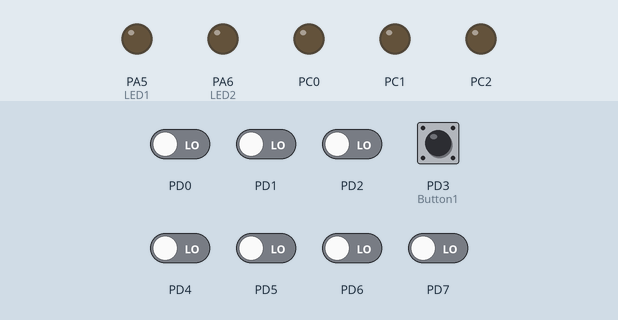
Simulated run of this program. Board: ATmega32, built with avr-gcc and emulated at 16 MHz (the files do not name the chip). On the bench: output pins drawn as LEDs (lit = HIGH). The test bench sets the inputs (shaded band); at power-on: PD3 (Button1) HIGH, PD0–2, PD4–7 LOW.

Above: at 1.2 s.
1.3 s: PD3 (Button1) pulled LOW for 0.15 s
At 2.1 s:
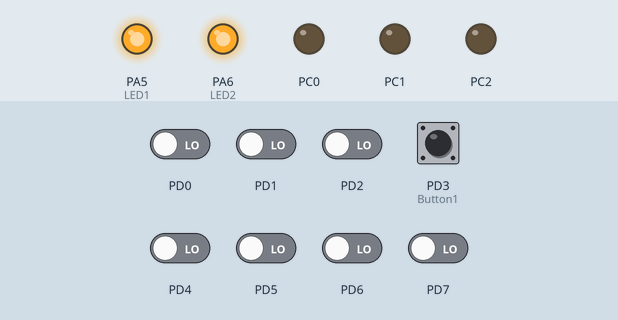
2.9 s: PD3 (Button1) pulled LOW for 1 s
At 3.3 s:
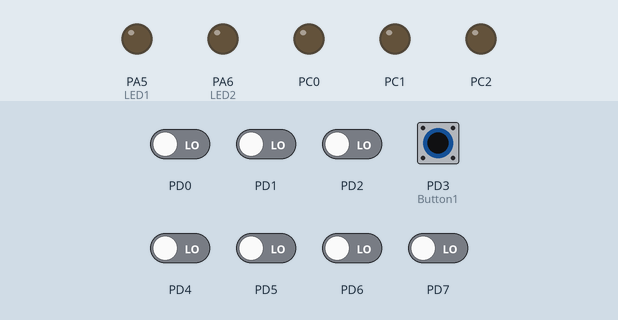
Timing chart, 0 to 5.9 s (numbered marks = the images above; inputs shaded):
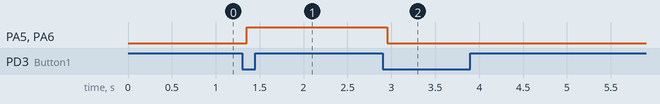

Measured:
- after the input at 1.3 s, PA5 (LED1), PA6 (LED2): LOW → HIGH after 0.05 s
- after the input at 2.9 s, PA5 (LED1), PA6 (LED2): HIGH → LOW after 0.05 s

The program:

main.c
```c
/******************************************************************************
 * Module: Application
 * File Name: main.c
 * Description: Source file for the Application logic
 * Author: Abdelrahman Arafa
 * Email: engarafa55@gmail.com
 ******************************************************************************/

/*******************************************************************************
 *                                   Includes                                  *
 *******************************************************************************/
#include "AppConfig.h"
#include "../Includes/STD_LIBRARIES.h"

/*******************************************************************************
 *                               Global Variables                              *
 *******************************************************************************/
LED_t LED1 = { .Port = DIO_PORTA, .Pin = DIO_PIN5 };
LED_t LED2 = { .Port = DIO_PORTA, .Pin = DIO_PIN6 };
PB_t Button1 = { .Port = DIO_PORTD, .Pin = DIO_PIN3 };

/*******************************************************************************
 *                             Functions Definitions                           *
 *******************************************************************************/

/**
 * @brief  The main function of the application.
 * @param  void
 * @return int
 */
int main(void)
{
    DIO_init();

    PB_State_t btn_state = PB_RELEASED;

    while(1)
    {
        PB_read(&Button1, &btn_state);

        if (btn_state == PB_PRESSED)
        {
            _delay_ms(50);

            PB_read(&Button1, &btn_state);
            if (btn_state == PB_PRESSED)
            {
                LED_toggle(&LED1);
                LED_toggle(&LED2);

                while(btn_state == PB_PRESSED)
                {
                    PB_read(&Button1, &btn_state);
                }
            }
        }
    }

    return 0;
}
```

BIT_MACROS.h
```c
/******************************************************************************
 * Module: Common
 * File Name: BIT_MACROS.h
 * Description: Header file for common bit manipulation macros
 * Author: Abdelrahman Arafa
 * Email: engarafa55@gmail.com
 ******************************************************************************/
#ifndef BIT_MACROS_H_
#define BIT_MACROS_H_

/*******************************************************************************
 *                              Macro Declarations                             *
 *******************************************************************************/

#define BIT_MASK         (uint8)1
#define PORT_MASK        (uint8)0xFF
#define MAX_PORT_NUM     (uint8)4
#define MAX_PIN_NUM      (uint8)8
#define MAX_LOGIC_NUM    (uint8)1
#define MAX_STATE_NUM    (uint8)1

/*******************************************************************************
 *                         Macro Functions Declarations                        *
 *******************************************************************************/

/** @brief Sets a certain bit in any register. */
#define SET_BIT(REG,BIT)        (REG|=(BIT_MASK<<BIT))

/** @brief Clears a certain bit in any register. */
#define CLEAR_BIT(REG,BIT)      (REG&=(~(BIT_MASK<<BIT)))

/** @brief Toggles a certain bit in any register. */
#define TOGGLE_BIT(REG,BIT)     (REG^=(BIT_MASK<<BIT))

/** @brief Reads a certain bit in any register. */
#define READ_BIT(REG,BIT)       ((REG >> BIT) & BIT_MASK)

/** @brief Rotates right the register value with specific number of rotates. */
#define ROR(REG,num)            (REG= (REG>>num) | (REG<<(MAX_PIN_NUM - num)))

/** @brief Rotates left the register value with specific number of rotates. */
#define ROL(REG,num)            (REG= (REG<<num) | (REG>>(MAX_PIN_NUM - num)))

/** @brief Checks if a specific bit is set in any register and returns true if yes. */
#define BIT_IS_SET(REG,BIT)     (REG & (BIT_MASK<<BIT))

/** @brief Checks if a specific bit is cleared in any register and returns true if yes. */
#define BIT_IS_CLEAR(REG,BIT)   (!(REG & (BIT_MASK<<BIT)))

/* Access these special function registers of the AVR microcontroller */
#define SFR_IO8(io_addr) MMIO_BYTE((io_addr) + SFR_OFFSET)

/* Access these special function registers of the AVR microcontroller */
#define SFR_IO16(io_addr) MMIO_WORD((io_addr) + SFR_OFFSET)

/* Read or write a single byte of data from/to a memory-mapped I/O address */
#define MMIO_BYTE(mem_addr) (*(volatile uint8 *)(mem_addr))

/* Read or write a single byte of data from/to a memory-mapped I/O address */
#define MMIO_WORD(mem_addr) (*(volatile uint16 *)(mem_addr))

#ifndef SFR_OFFSET
#define SFR_OFFSET 0x20
#endif

#endif /* BIT_MACROS_H_ */
```

STD_LIBRARIES.h
```c
/******************************************************************************
 * Module: Common
 * File Name: STD_LIBRARIES.h
 * Description: Header file for standard library includes
 * Author: Abdelrahman Arafa
 * Email: engarafa55@gmail.com
 ******************************************************************************/

#ifndef STD_LIBRARIES_H_
#define	STD_LIBRARIES_H_

/*******************************************************************************
 *                                   Includes                                  *
 *******************************************************************************/

#include "DEVICE_CONFIG.h"
#include <util/delay.h>
#include <avr/interrupt.h>
#include <string.h>

#endif	/* STD_LIBRARIES_H_ */
```

AppConfig.c
```c
/******************************************************************************
 * Module: Application
 * File Name: AppConfig.c
 * Description: Source file for the Application driver
 * Author: Abdelrahman Arafa
 * Email: engarafa55@gmail.com
 ******************************************************************************/

#include "AppConfig.h"
```

AppConfig.h
```c
/******************************************************************************
 * Module: Application
 * File Name: AppConfig.h
 * Description: Header file for the Application configuration
 * Author: Abdelrahman Arafa
 * Email: engarafa55@gmail.com
 ******************************************************************************/

#ifndef APP_CONFIG_H_
#define APP_CONFIG_H_

/*******************************************************************************
 *                                   Includes                                  *
 *******************************************************************************/
#include "../MCAL/DIO/DIO_interface.h"
#include "../HAL/LED/LED_interface.h"
#include "../HAL/PB/PB_interface.h"

#endif /* APP_CONFIG_H_ */
```

DEVICE_CONFIG.h
```c
/******************************************************************************
 * Module: Common
 * File Name: DEVICE_CONFIG.h
 * Description: Header file for device configuration
 * Author: Abdelrahman Arafa
 * Email: engarafa55@gmail.com
 ******************************************************************************/

#ifndef DEVICE_CONFIG_H_
#define DEVICE_CONFIG_H_

/*******************************************************************************
 *                              Macro Declarations                             *
 *******************************************************************************/

#ifndef F_CPU
#define F_CPU 16000000UL
#endif

#endif	/* DEVICE_CONFIG_H_ */
```

LED_interface.h
```c
/******************************************************************************
 * Module: LED
 * File Name: LED_interface.h
 * Description: Header file for the LED driver
 * Author: Abdelrahman Arafa
 * Email: engarafa55@gmail.com
 ******************************************************************************/

#ifndef LED_INTERFACE_H_
#define LED_INTERFACE_H_

/*******************************************************************************
 *                                   Includes                                  *
 *******************************************************************************/
#include "../../MCAL/DIO/DIO_interface.h"

/*******************************************************************************
 *                            Data Types Declaration                           *
 *******************************************************************************/

typedef struct {
  DIO_Port_t Port;
  DIO_Pin_t  Pin;
} LED_t;

/*******************************************************************************
 *                        Software Interfaces Declarations                     *
 *******************************************************************************/

/**
 * @brief  Turns on the specified LED.
 * @param  led Pointer to the LED object.
 * @return Std_ReturnType Error Status
 */
Std_ReturnType LED_turnOn(const LED_t *led);

/**
 * @brief  Turns off the specified LED.
 * @param  led Pointer to the LED object.
 * @return Std_ReturnType Error Status
 */
Std_ReturnType LED_turnOff(const LED_t *led);

/**
 * @brief  Toggles the state of the specified LED.
 * @param  led Pointer to the LED object.
 * @return Std_ReturnType Error Status
 */
Std_ReturnType LED_toggle(const LED_t *led);

#endif /* LED_INTERFACE_H_ */
```

LED_program.c
```c
/******************************************************************************
 * Module: LED
 * File Name: LED_program.c
 * Description: Source file for the LED driver
 * Author: Abdelrahman Arafa
 * Email: engarafa55@gmail.com
 ******************************************************************************/

/*******************************************************************************
 *                                   Includes                                  *
 *******************************************************************************/
#include "LED_interface.h"

/*******************************************************************************
 *                             Functions Definitions                           *
 *******************************************************************************/

/**
 * @brief  Turns on the specified LED.
 * @param  led Pointer to the LED object.
 * @return Std_ReturnType Error Status
 */
Std_ReturnType LED_turnOn(const LED_t *led)
{
    if (led == NULL) return E_NOT_OK;
    return DIO_writePin(led->Port, led->Pin, DIO_PIN_HIGH);
}

/**
 * @brief  Turns off the specified LED.
 * @param  led Pointer to the LED object.
 * @return Std_ReturnType Error Status
 */
Std_ReturnType LED_turnOff(const LED_t *led)
{
    if (led == NULL) return E_NOT_OK;
    return DIO_writePin(led->Port, led->Pin, DIO_PIN_LOW);
}

/**
 * @brief  Toggles the state of the specified LED.
 * @param  led Pointer to the LED object.
 * @return Std_ReturnType Error Status
 */
Std_ReturnType LED_toggle(const LED_t *led)
{
    if (led == NULL) return E_NOT_OK;
    return DIO_togglePin(led->Port, led->Pin);
}
```

PB_interface.h
```c
/******************************************************************************
 * Module: PB
 * File Name: PB_interface.h
 * Description: Header file for the PB driver
 * Author: Abdelrahman Arafa
 * Email: engarafa55@gmail.com
 ******************************************************************************/

#ifndef PB_INTERFACE_H_
#define PB_INTERFACE_H_

/*******************************************************************************
 *                                   Includes                                  *
 *******************************************************************************/
#include "../../Includes/STD_TYPES.h"
#include "../../MCAL/DIO/DIO_interface.h"

/*******************************************************************************
 *                            Data Types Declaration                           *
 *******************************************************************************/

typedef enum {
    PB_RELEASED,
    PB_PRESSED
} PB_State_t;

typedef struct {
    DIO_Port_t Port;
    DIO_Pin_t  Pin;
} PB_t;

/*******************************************************************************
 *                        Software Interfaces Declarations                     *
 *******************************************************************************/

/**
 * @brief Initializes a push button.
 * @param Button Pointer to the button configuration.
 * @return void
 */
void PB_init(const PB_t *Button);
/**
 * @brief Reads the state of a push button.
 * @param Button Pointer to the button configuration.
 * @param State Pointer to a variable to store the button state.
 * @return Std_ReturnType Error Status
 */
Std_ReturnType PB_read(const PB_t *Button, PB_State_t *State);

#endif /* PB_INTERFACE_H_ */
```

PB_program.c
```c
/******************************************************************************
 * Module: PB
 * File Name: PB_program.c
 * Description: Source file for the PB driver
 * Author: Abdelrahman Arafa
 * Email: engarafa55@gmail.com
 ******************************************************************************/

/*******************************************************************************
 *                                   Includes                                  *
 *******************************************************************************/
#include "PB_interface.h"

/*******************************************************************************
 *                             Functions Definitions                           *
 *******************************************************************************/

/**
 * @brief Initializes a push button.
 * @param Button Pointer to the button configuration.
 * @return void
 */
void PB_init(const PB_t *Button)
{
    // The application is responsible for configuring the button pin as an input
    // with a pull-up resistor via DIO_config.h and calling DIO_init().
    // This function is provided for API consistency.
}

/**
 * @brief Reads the state of a push button.
 * @param Button Pointer to the button configuration.
 * @param State Pointer to a variable to store the button state.
 * @return Std_ReturnType Error Status
 */
Std_ReturnType PB_read(const PB_t *Button, PB_State_t *State)
{
    if (Button == NULL || State == NULL) return E_NOT_OK;

    DIO_PinValue_t pin_value;
    Std_ReturnType ret = DIO_readPin(Button->Port, Button->Pin, &pin_value);

    if (ret == E_OK)
    {
        // Assuming active-low configuration (internal pull-up)
        if (pin_value == DIO_PIN_LOW)
        {
            *State = PB_PRESSED;
        }
        else
        {
            *State = PB_RELEASED;
        }
    }

    return ret;
}
```

STD_TYPES.h
```c
/******************************************************************************
 * Module: Common
 * File Name: STD_TYPES.h
 * Description: Header file for standard data types
 * Author: Abdelrahman Arafa
 * Email: engarafa55@gmail.com
 ******************************************************************************/

#ifndef STD_TYPES_H_
#define STD_TYPES_H_

/*******************************************************************************
 *                              Macro Declarations                             *
 *******************************************************************************/

#ifndef FALSE
#define FALSE                 (0u)
#endif

#ifndef TRUE
#define TRUE                  (1u)
#endif

#ifndef NULL
#define NULL                  ((void*)0)
#endif

/** @brief Function return value for success. */
#define E_OK                  (Std_ReturnType)0x01
/** @brief Function return value for failure. */
#define E_NOT_OK              (Std_ReturnType)0x00

/** @brief Value for initializing a variable to zero. */
#define ZERO_INIT             0x00

/*******************************************************************************
 *                            Data Types Declaration                           *
 *******************************************************************************/

/** @brief Boolean data type. */
typedef unsigned char         boolean;
/** @brief Unsigned 8-bit integer. */
typedef unsigned char         uint8;
/** @brief Signed 8-bit integer. */
typedef signed char           sint8;
/** @brief Unsigned 16-bit integer. */
typedef unsigned short        uint16;
/** @brief Signed 16-bit integer. */
typedef signed short          sint16;
/** @brief Unsigned 32-bit integer. */
typedef unsigned long         uint32;
/** @brief Signed 32-bit integer. */
typedef signed long           sint32;
/** @brief Unsigned 64-bit integer. */
typedef unsigned long long    uint64;
/** @brief Signed 64-bit integer. */
typedef signed long long      sint64;
/** @brief 32-bit floating point number. */
typedef float                 float32;
/** @brief 64-bit floating point number. */
typedef double                float64;
/** @brief Standard return type for functions. */
typedef uint8                 Std_ReturnType;

#endif /* STD_TYPES_H_ */
```

DIO_private.h
```c
/******************************************************************************
 * Module: DIO
 * File Name: DIO_private.h
 * Description: Header file for the DIO driver
 * Author: Abdelrahman Arafa
 * Email: engarafa55@gmail.com
 ******************************************************************************/

#ifndef DIO_PRIVATE_H_
#define DIO_PRIVATE_H_

/* PORTA Registers */
#define PORTA_REG   (*((volatile uint8*)0x3B))
#define DDRA_REG    (*((volatile uint8*)0x3A))
#define PINA_REG    (*((volatile uint8*)0x39))

/* PORTB Registers */
#define PORTB_REG   (*((volatile uint8*)0x38))
#define DDRB_REG    (*((volatile uint8*)0x37))
#define PINB_REG    (*((volatile uint8*)0x36))

/* PORTC Registers */
#define PORTC_REG   (*((volatile uint8*)0x35))
#define DDRC_REG    (*((volatile uint8*)0x34))
#define PINC_REG    (*((volatile uint8*)0x33))

/* PORTD Registers */
#define PORTD_REG   (*((volatile uint8*)0x32))
#define DDRD_REG    (*((volatile uint8*)0x31))
#define PIND_REG    (*((volatile uint8*)0x30))


#endif /* DIO_PRIVATE_H_ */
```

Source omitted: DIO_config.h (3764 bytes), DIO_interface.h (3323 bytes), DIO_program.c (7579 bytes)
